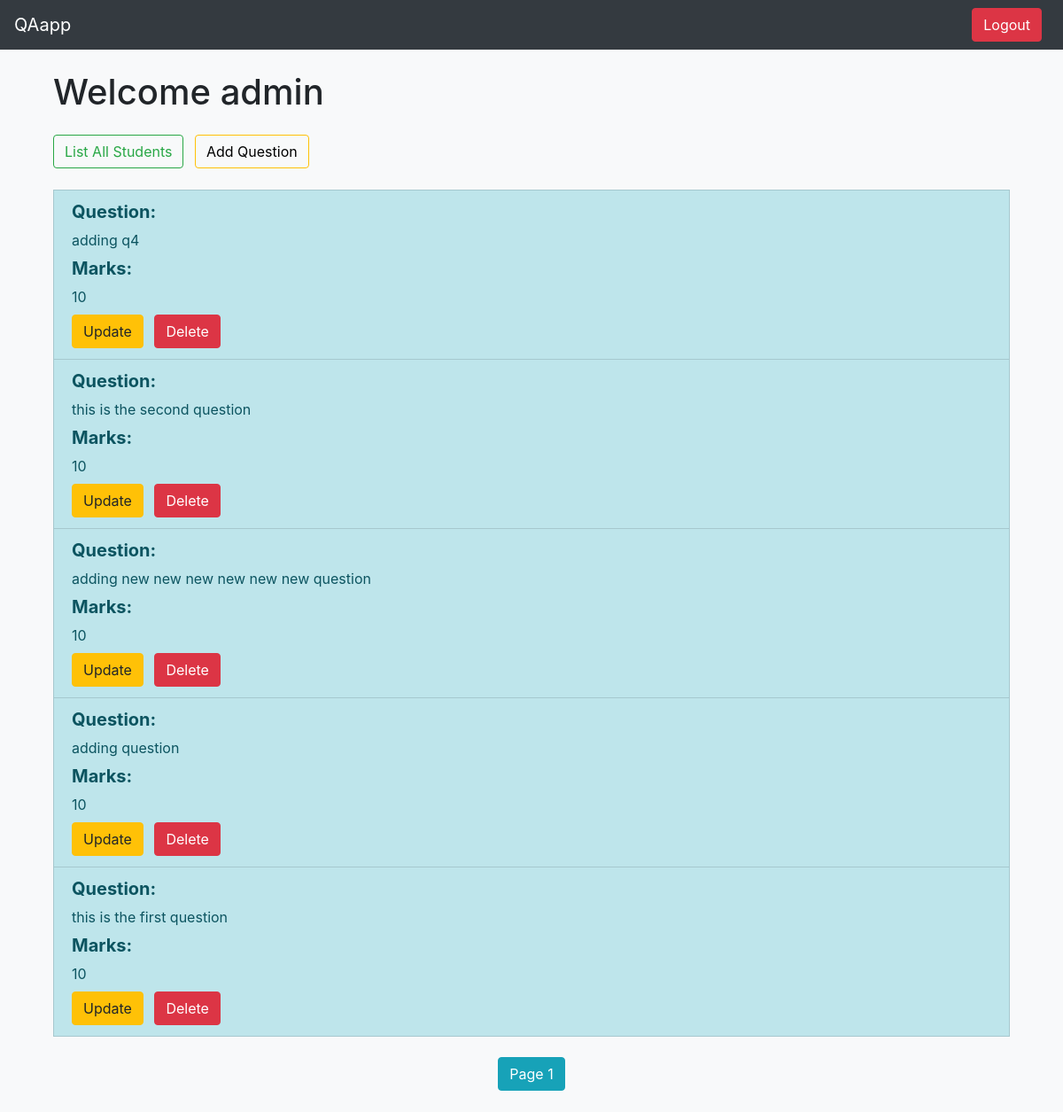
Page / (signed in) on the committed database.
### account/models.py (models this page shows, shortened)
class Account(AbstractUser):
    id = models.UUIDField(editable=False, unique=True, primary_key=True, default=uuid.uuid4)
    email = models.EmailField(verbose_name='email', unique=True, max_length=60)
    dob = models.DateTimeField(auto_now_add=False, null=False)
    objects = AccountManager()
    USERNAME_FIELD = 'email'
    REQUIRED_FIELDS = ['username', 'first_name', 'last_name', 'dob']

### QA/models.py (models this page shows, shortened)
class Question(models.Model):
    id = models.UUIDField(editable=False, unique=True, primary_key=True, default=uuid.uuid4)
    question = models.TextField()
    marks = models.IntegerField()

### QA/views.py (the view)
# urls.py: path('' , views.home , name = 'home'),
def home(request):
    marks_list = list()
    questions = Question.objects.all().order_by('-id')
    if not isinstance(request.user, AnonymousUser):
        marks_list = AssignMarks.objects.filter(answer__user=request.user).order_by('allocated_marks')
    if len(marks_list) == 0:
        status = True
    else:
        status = False
    paginator = Paginator(questions, 10)
    page_number = request.GET.get('page')
    page_obj = paginator.get_page(page_number)
    return render(request, 'index.html', {
        'page_obj': page_obj,
        'number_of_questions': Question.objects.count(),
        'user_uuid': str(request.user.pk),
        'assigned_marks': marks_list,
        'assigned_marks_status': status
    })

### templates/index.html (shortened to what this page needs)
{% extends 'base.html' %}
{% block buttons %}
  {% if user.is_authenticated %}
  <div class="collapse navbar-collapse" id="navbarSupportedContent">
      <button class="btn btn-danger my-2 my-sm-0 mr-2 ml-auto" onclick = "btnLogoutClicked()">Logout</button>
  </div>
  {% endif %}
{% endblock %}
{% block content %}
  {% if user.is_authenticated %}
    <div class = "container mt-4">
      <h1 class="mt-4 mb-4">Welcome {{ user.first_name }}</h1>
      {% if user.is_staff %}
          <button class="btn btn-outline-success mb-4 mr-2 ml-auto" onclick = "listAllStudents('{{ user_uuid }}')">List All Students</button>
          <button class="btn btn-outline-warning mb-4 mr-2 ml-auto" onclick = "btnAddQuestion()">Add Question</button>
          {% for question in page_obj %}
            <li class="list-group-item list-group-item-info">
              <h5 class="font-weight-bold mb-2">Question:</h5> {{ question.question }} <h5 class="font-weight-bold mt-2"> Marks:</h5>{{ question.marks }}
              <div class = container-ml-4>
                <button class="btn btn-warning mt-2 mr-2 ml-auto" onclick="updateQuestion('{{ question.pk }}')">Update</button>
                <button class="btn btn-danger mt-2 mr-2 ml-auto" onclick="deleteQuestion('{{ question.pk }}')">Delete</button>
              </div>
            </li>
          {% endfor %}
      {% endif %}
    {% if number_of_questions != 0 %}
      <nav aria-label="Page navigation example">
        <ul class="pagination justify-content-center mt-4">
          <li class="page-item">
            <a class="btn btn-info" href="#">
              Page {{ page_obj.number }}
            </a>
          </li>
        </ul>
      </nav>
    {% endif %}
  </div>
  {% endif %}
{% endblock %}

### templates/base.html (shortened to what this page needs)
<!doctype html>
<html lang="en">
  <head>
    <link rel="stylesheet" href="https://maxcdn.bootstrapcdn.com/bootstrap/4.0.0/css/bootstrap.min.css">
  </head>
  <body class="bg-light ">
    <nav class="navbar navbar-expand-lg navbar-dark bg-dark">
      <a class="navbar-brand" href="{% url 'home' %}">QAapp</a>
      {% block buttons %}
      {% endblock %}
    </nav>
    <div class = 'container mt-4 mb-4'>
      {% block content %}
      {% endblock %}
    </div>
  </body>
</html>

### templates/index.html (style rules this page uses)
.btn-outline-warning { color: #000; }

### rows in the picture
Account: first_name "admin"
Question: question "adding q4", marks "10"
Question: question "this is the second question", marks "10"
Question: question "adding new new new new new new question", marks "10"
Question: question "adding question", marks "10"
Question: question "this is the first question", marks "10"

### other values in the picture
{{ page_obj.number }} "1"
